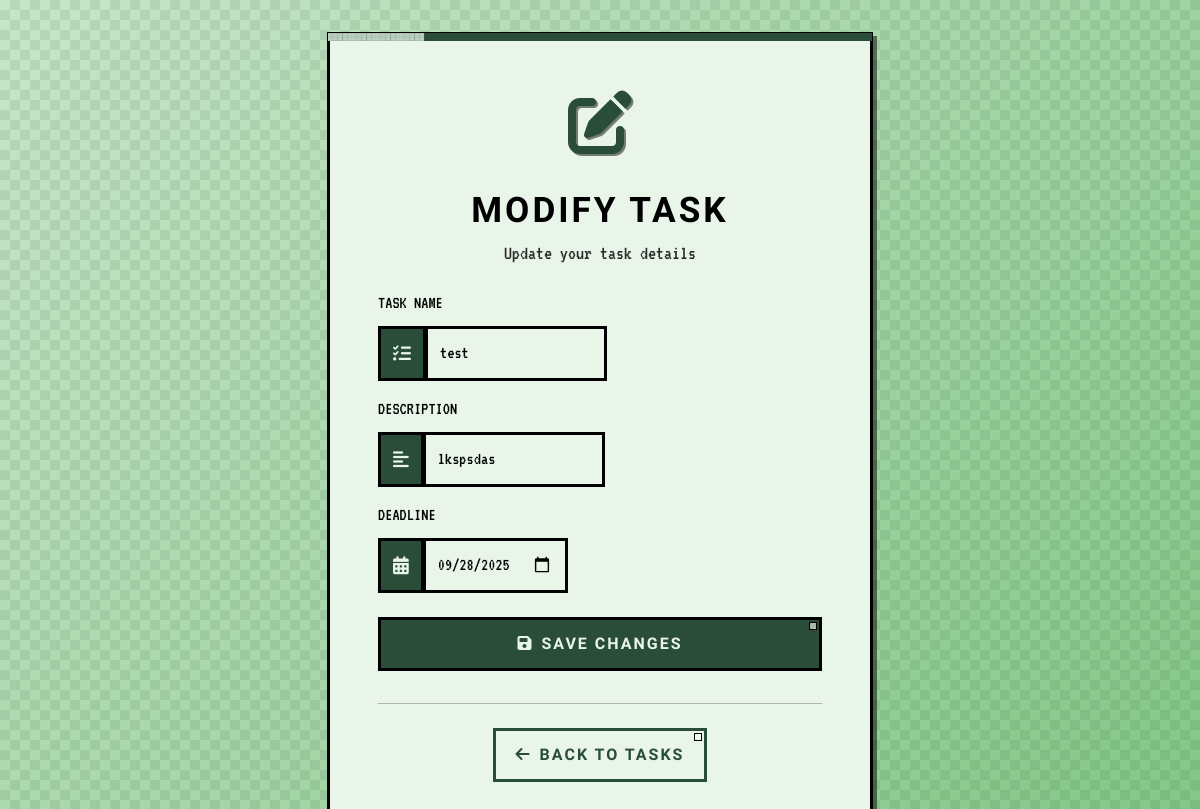
Screenshot of /1/27/0/modify_task with the database file from the repository.
### tasks_app/models.py (models this page shows, shortened)
class Task(models.Model):
    name = models.CharField(max_length = 30)
    description = models.CharField(max_length = 85)
    deadline = models.DateField(null=True, blank=True)
    completed = models.BooleanField(default = False)
    user = models.ForeignKey(User, on_delete=models.CASCADE, related_name = 'tasks')

### tasks_app/views/task_views.py (the view, shortened to what this page needs)
# urls.py: path('<int:user_id>/<int:task_id>/<int:completed>/modify_task', views.modify_task, name = "modify_task"),
def modify_task(request, user_id, task_id, completed):
    user = get_object_or_404(User, id = user_id)
    task = get_object_or_404(Task, id = task_id)
    if request.method == 'GET':
        return render(request, "modify_task.html", {
            'user': user,
            'form': DoTasks(initial={
                'name' : task.name,
                'description' : task.description,
                'deadline' : task.deadline
            })
        })

### tasks_app/forms.py
class DoTasks(forms.Form):
    name = forms.CharField(label = "Task's name", max_length = 30)
    description = forms.CharField(label = "Task's description", max_length = 85, required = False)
    deadline = forms.DateField(label = "Deadline", widget=forms.DateInput(attrs={'type': 'date'}))

### tasks_app/templates/modify_task.html (shortened to what this page needs)
{% extends 'base.html' %}
{% load static %}
{% block content %}
<div class="form-page">
    <div class="container">
        <div class="row justify-content-center">
            <div class="col-md-8 col-lg-6">
                <div class="form-card">
                    <div class="text-center mb-4">
                        <div class="form-icon">
                            <i class="fas fa-edit"></i>
                        </div>
                        <h2 class="form-title">Modify Task</h2>
                        <p class="form-subtitle">Update your task details</p>
                    </div>
                    <form method="POST" class="task-form">
                        <div class="mb-3">
                            <label for="{{ form.name.id_for_label }}" class="form-label">Task Name</label>
                            <div class="input-group">
                                <span class="input-group-text">
                                    <i class="fas fa-tasks"></i>
                                </span>
                                {{ form.name }}
                            </div>
                        </div>
                        <div class="mb-3">
                            <label for="{{ form.description.id_for_label }}" class="form-label">Description</label>
                            <div class="input-group">
                                <span class="input-group-text">
                                    <i class="fas fa-align-left"></i>
                                </span>
                                {{ form.description }}
                            </div>
                        </div>
                        <div class="mb-4">
                            <label for="{{ form.deadline.id_for_label }}" class="form-label">Deadline</label>
                            <div class="input-group">
                                <span class="input-group-text">
                                    <i class="fas fa-calendar-alt"></i>
                                </span>
                                {{ form.deadline }}
                            </div>
                        </div>
                        <div class="d-grid gap-2">
                            <button type="submit" class="btn btn-primary btn-lg">
                                <i class="fas fa-save me-2"></i>Save Changes
                            </button>
                        </div>
                    </form>
                    <div class="auth-footer">
                        <hr class="my-4">
                        <div class="text-center">
                            <a href="{% url 'return_to_tasks' user.id %}" class="btn btn-outline-primary">
                                <i class="fas fa-arrow-left me-2"></i>Back to Tasks
                            </a>
                        </div>
                    </div>
                </div>
            </div>
        </div>
    </div>
</div>
{% endblock %}

### rows the page displays
Task: name "test", description "lkspsdas", deadline "09/28/2025"
